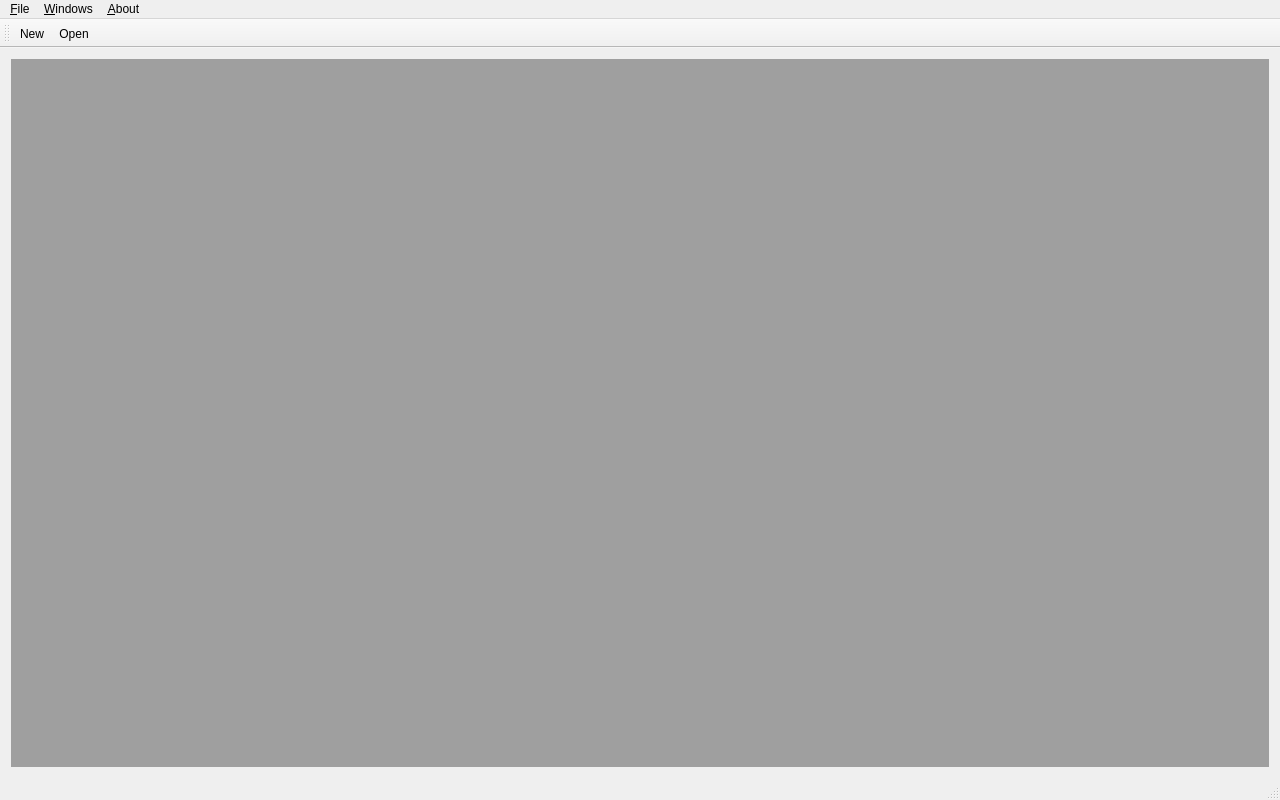
<?xml version="1.0" encoding="UTF-8"?>
<ui version="4.0">
 <class>MDI8</class>
 <widget class="QMainWindow" name="MDI8">
  <property name="geometry">
   <rect>
    <x>0</x>
    <y>0</y>
    <width>1280</width>
    <height>800</height>
   </rect>
  </property>
  <property name="windowTitle">
   <string>MDI8</string>
  </property>
  <widget class="QWidget" name="widget">
   <property name="enabled">
    <bool>true</bool>
   </property>
   <layout class="QHBoxLayout" name="horizontalLayout">
    <item>
     <widget class="QMdiArea" name="mdiArea">
      <property name="verticalScrollBarPolicy">
       <enum>Qt::ScrollBarAsNeeded</enum>
      </property>
      <property name="horizontalScrollBarPolicy">
       <enum>Qt::ScrollBarAsNeeded</enum>
      </property>
      <property name="tabsClosable">
       <bool>true</bool>
      </property>
      <property name="tabsMovable">
       <bool>true</bool>
      </property>
     </widget>
    </item>
   </layout>
  </widget>
  <widget class="QMenuBar" name="menuBar">
   <property name="geometry">
    <rect>
     <x>0</x>
     <y>0</y>
     <width>1280</width>
     <height>17</height>
    </rect>
   </property>
   <widget class="QMenu" name="menu_File">
    <property name="title">
     <string>&amp;File</string>
    </property>
    <addaction name="action_New"/>
    <addaction name="action_Open"/>
    <addaction name="separator"/>
    <addaction name="action_Quit"/>
   </widget>
   <widget class="QMenu" name="menu_About">
    <property name="title">
     <string>&amp;About</string>
    </property>
    <addaction name="actionAbout"/>
   </widget>
   <widget class="QMenu" name="menu_Windows">
    <property name="title">
     <string>&amp;Windows</string>
    </property>
   </widget>
   <addaction name="menu_File"/>
   <addaction name="menu_Windows"/>
   <addaction name="menu_About"/>
  </widget>
  <widget class="QToolBar" name="mainToolBar">
   <property name="iconSize">
    <size>
     <width>25</width>
     <height>25</height>
    </size>
   </property>
   <attribute name="toolBarArea">
    <enum>TopToolBarArea</enum>
   </attribute>
   <attribute name="toolBarBreak">
    <bool>false</bool>
   </attribute>
   <addaction name="action_New"/>
   <addaction name="action_Open"/>
  </widget>
  <widget class="QStatusBar" name="statusBar"/>
  <action name="action_New">
   <property name="icon">
    <iconset resource="ui/notepad.qrc">
     <normaloff>:/new.png</normaloff>:/new.png</iconset>
   </property>
   <property name="text">
    <string>&amp;New</string>
   </property>
   <property name="shortcut">
    <string>Ctrl+N</string>
   </property>
  </action>
  <action name="action_Open">
   <property name="icon">
    <iconset resource="ui/notepad.qrc">
     <normaloff>:/open.png</normaloff>:/open.png</iconset>
   </property>
   <property name="text">
    <string>&amp;Open</string>
   </property>
   <property name="shortcut">
    <string>Ctrl+O</string>
   </property>
  </action>
  <action name="actionAbout">
   <property name="icon">
    <iconset resource="ui/notepad.qrc">
     <normaloff>:/info.png</normaloff>:/info.png</iconset>
   </property>
   <property name="text">
    <string>Abo&amp;ut</string>
   </property>
   <property name="toolTip">
    <string>About</string>
   </property>
   <property name="shortcut">
    <string>F1</string>
   </property>
  </action>
  <action name="action_Quit">
   <property name="icon">
    <iconset resource="ui/notepad.qrc">
     <normaloff>:/exit.png</normaloff>:/exit.png</iconset>
   </property>
   <property name="text">
    <string>&amp;Quit</string>
   </property>
   <property name="shortcut">
    <string>Ctrl+Q</string>
   </property>
  </action>
 </widget>
 <layoutdefault spacing="6" margin="11"/>
 <resources>
  <include location="ui/notepad.qrc"/>
 </resources>
 <connections>
  <connection>
   <sender>action_Quit</sender>
   <signal>triggered()</signal>
   <receiver>MDI8</receiver>
   <slot>close()</slot>
   <hints>
    <hint type="sourcelabel">
     <x>-1</x>
     <y>-1</y>
    </hint>
    <hint type="destinationlabel">
     <x>639</x>
     <y>399</y>
    </hint>
   </hints>
  </connection>
 </connections>
</ui>
